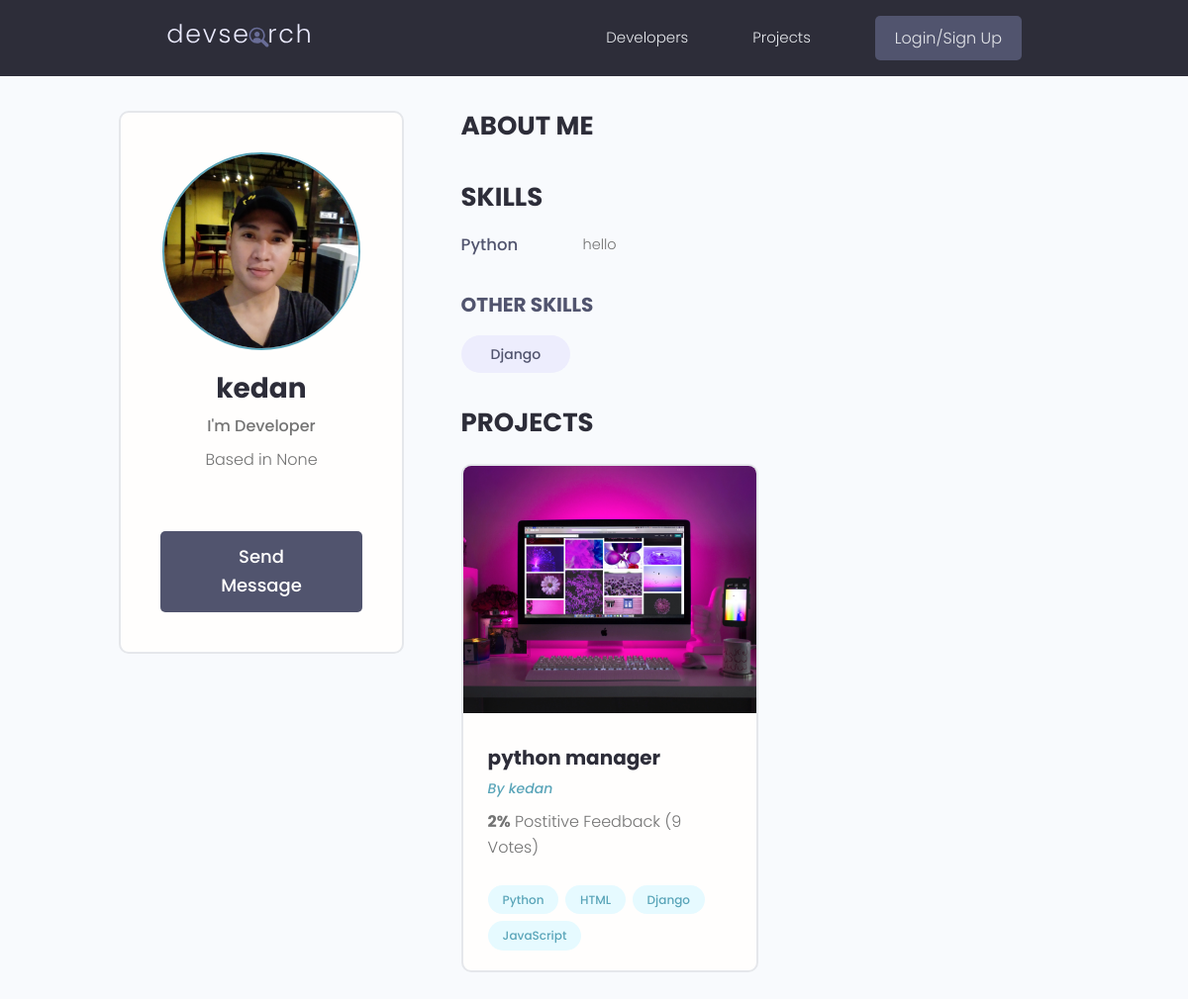
The app's page /profile/c54c9775b6b349a58374d7b17979ea77/ with its own data.
### users/models.py (models this page shows, shortened)
class Profile(models.Model):
    user = models.OneToOneField(
        User, on_delete=models.CASCADE, null=True, blank=True)
    name = models.CharField(max_length=200, blank=True, null=True)
    email = models.EmailField(max_length=500, blank=True, null=True)
    username = models.CharField(max_length=200, blank=True, null=True)
    location = models.CharField(max_length=200, blank=True, null=True)
    short_intro = models.CharField(max_length=200, blank=True, null=True)
    bio = models.TextField(blank=True, null=True)
    profile_image = models.ImageField(
        null=True, blank=True, upload_to='profiles/', default="profiles/user-default.png")
    social_github = models.CharField(max_length=200, blank=True, null=True)
    social_twitter = models.CharField(max_length=200, blank=True, null=True)
    social_linkedin = models.CharField(max_length=200, blank=True, null=True)
    social_youtube = models.CharField(max_length=200, blank=True, null=True)
    social_website = models.CharField(max_length=200, blank=True, null=True)
    created = models.DateTimeField(auto_now_add=True)
    id = models.UUIDField(default=uuid.uuid4, unique=True,
                          primary_key=True, editable=False)
    class Meta:
        ordering = ['created']
    @property
    def imageURL(self):
        try:
            url = self.profile_image.url
        except:
            url = ''
        return url

class Skill(models.Model):
    owner = models.ForeignKey(
        Profile, on_delete=models.CASCADE, null=True, blank=True)
    name = models.CharField(max_length=200, blank=True, null=True)
    description = models.TextField(null=True, blank=True)
    created = models.DateTimeField(auto_now_add=True)
    id = models.UUIDField(default=uuid.uuid4, unique=True,
                          primary_key=True, editable=False)
    def __str__(self):
        return str(self.name)

### projects/models.py (models this page shows, shortened)
class Project(models.Model):
    owner = models.ForeignKey(
        Profile, null=True, blank=True, on_delete=models.CASCADE)
    title = models.CharField(max_length=200)
    description = models.TextField(null=True, blank=True)
    featured_image = models.ImageField(
        null=True, blank=True, default="default.jpg")
    demo_link = models.CharField(max_length=2000, null=True, blank=True)
    source_link = models.CharField(max_length=2000, null=True, blank=True)
    tags = models.ManyToManyField('Tag', blank=True)
    vote_total = models.IntegerField(default=0, null=True, blank=True)
    vote_ratio = models.IntegerField(default=0, null=True, blank=True)
    created = models.DateTimeField(auto_now_add=True)
    id = models.UUIDField(default=uuid.uuid4, unique=True,
                          primary_key=True, editable=False)
    class Meta:
        ordering = ['-vote_ratio', '-vote_total', 'title']
    @property
    def imageURL(self):
        try:
            url = self.featured_image.url
        except:
            url = ''
        return url

class Tag(models.Model):
    name = models.CharField(max_length=200)
    created = models.DateTimeField(auto_now_add=True)
    id = models.UUIDField(default=uuid.uuid4, unique=True,
                          primary_key=True, editable=False)
    def __str__(self):
        return self.name

### users/views.py (the view)
# urls.py: path('profile/<str:pk>/', views.userProfile, name="user-profile"),
def userProfile(request, pk):
    profile = Profile.objects.get(id=pk)
    topSkills = profile.skill_set.exclude(description__exact="")
    otherSkills = profile.skill_set.filter(description="")
    context = {'profile': profile, 'topSkills': topSkills,
               "otherSkills": otherSkills}
    return render(request, 'users/user-profile.html', context)

### users/templates/users/user-profile.html (shortened to what this page needs)
{% extends 'main.html' %}
{% block content %}
<main class="profile my-md">
    <div class="container">
        <div class="layout">
            <div class="column column--1of3">
                <div class="card text-center">
                    <div class="card__body dev">
                        <img class="avatar avatar--xl" src="{{ profile.imageURL }}" />
                        <h2 class="dev__name">{{profile.name}}</h2>
                        <p class="dev__title">{{profile.short_intro}}</p>
                        <p class="dev__location">Based in {{profile.location}}</p>
                        {% if request.user.profile.id != profile.id %}
                        <a href="{% url 'create-message' profile.id %}" class="btn btn--sub btn--lg">Send Message </a>
                        {% endif %}
                    </div>
                </div>
            </div>
            <div class="column column--2of3">
                <div class="devInfo">
                    <h3 class="devInfo__title">About Me</h3>
                </div>
                <div class="devInfo">
                    <h3 class="devInfo__title">Skills</h3>
                    <div class="devInfo__skills">
                        {% for skill in topSkills %}
                        <div class="devSkill">
                            <h4 class="devSkill__title">{{skill.name}}</h4>
                            <p class="devSkill__info">{{skill.description}}</p>
                        </div>
                        {% endfor %}
                        <h3 class="devInfo__subtitle">Other Skills</h3>
                        <div class="devInfo__otherSkills">
                            {% for skill in otherSkills %}
                            <span class="tag tag--pill tag--sub tag--lg">
                                <small>{{skill}}</small>
                            </span>
                            {% endfor %}
                        </div>
                    </div>
                </div>
                <div class="devInfo">
                    <h3 class="devInfo__title">Projects</h3>
                    <div class="grid grid--two">
                        {% for project in profile.project_set.all %}
                        <div class="column">
                            <div class="card project">
                                <a href="{% url 'project' project.id %}" class="project">
                                    <img class="project__thumbnail" src="{{project.imageURL}}"
                                        alt="project thumbnail" />
                                    <div class="card__body">
                                        <h3 class="project__title">{{project.title}}</h3>
                                        <p><a class="project__author"
                                                href="{% url 'user-profile' project.owner.id %}">By
                                                {{project.owner.name}}</a>
                                        </p>
                                        <p class="project--rating">
                                            <span style="font-weight: bold;">{{project.vote_ratio}}%</span> Postitive
                                            Feedback ({{project.vote_total}} Vote{{project.vote_total|pluralize:"s"}})
                                        </p>
                                        <div class="project__tags">
                                            {% for tag in project.tags.all %}
                                            <span class="tag tag--pill tag--main">
                                                <small>{{tag}}</small>
                                            </span>
                                            {% endfor %}
                                        </div>
                                    </div>
                                </a>
                            </div>
                        </div>
                        {% endfor %}
                    </div>
                </div>
            </div>
        </div>
    </div>
</main>
{% endblock content %}

### templates/main.html (shortened to what this page needs)
<!DOCTYPE html>
{% load static %}
<html>
<head>
    <link rel="stylesheet" href="https://cdn.iconmonstr.com/1.3.0/css/iconmonstr-iconic-font.min.css" />
    <link rel="stylesheet" href="{% static 'uikit/styles/uikit.css' %}" />
    <link rel="stylesheet" href="{% static 'styles/app.css' %}" />
</head>
<body>
    {% include 'navbar.html' %}
    {% block content %}
    {% endblock content %}
</body>
</html>

### templates/navbar.html (shortened to what this page needs)
{% load static %}
<header class="header">
    <div class="container container--narrow">
        <a href="{% url 'profiles' %}" class="header__logo">
            <img src="{% static 'images/logo.svg' %} " alt="DevSearch Logo" />
        </a>
        <nav class="header__nav">
            <ul class="header__menu">
                <li class="header__menuItem"><a href="{% url 'profiles' %}">Developers</a></li>
                <li class="header__menuItem"><a href="{% url 'projects' %}">Projects</a></li>
                {% if request.user.is_authenticated %}
                <li class="header__menuItem"><a href="{% url 'inbox' %}">Inbox</a></li>
                <li class="header__menuItem"><a href="{% url 'account' %}">Account</a></li>
                <li class="header__menuItem"><a href="{% url 'logout' %}" class="btn btn--sub">Logout</a></li>
                {% else %}
                <li class="header__menuItem"><a href="{% url 'login' %}" class="btn btn--sub">Login/Sign Up</a></li>
                {% endif %}
            </ul>
        </nav>
    </div>
</header>

### static/styles/app.css (style rules this page uses)
:root { --color-sub: #2d2d39; }
.btn--sub { background-color: var(--color-sub-light); }
.card { border: 2px solid var(--color-light); }
img { width: 100%; }
.header { position: sticky; z-index: 111; background-color: var(--color-sub); padding: 1.5rem 0; }
.header > .container { display: flex; justify-content: space-between; align-items: center; }
.header__logo > img { height: 3.8rem; }
.header__nav > ul { display: inline-flex; align-items: center; list-style: none; gap: 6.5rem; }
.header__menuItem > a { color: var(--color-light); font-weight: 300; }
.profile .card > .dev { padding: 4rem; }
.dev__name { color: var(--color-sub); font-size: 2.8rem; font-weight: 700; margin-top: 1rem; margin-bottom: 0.5rem; }
.dev__title { font-size: 1.6rem; font-weight: 500; line-height: 1.3; }
.dev__location { margin-top: 1rem; }
.devInfo { margin-bottom: 3rem; }
.devInfo__title, .devInfo__subtitle { font-size: 2.6rem; color: var(--color-sub); text-transform: uppercase; font-weight: 700; margin-bottom: 1.5rem; }
.devInfo__subtitle { font-size: 2rem; color: var(--color-sub-light); }
.devInfo__about, .devSkill__info { font-size: 1.45rem; line-height: 1.7; text-align: justify; }
.devSkill { margin-bottom: 3rem; }
.devSkill__title { font-size: 1.65rem; font-weight: 500; color: var(--color-sub-light); }
@media screen and (min-width: 700px) { .devSkill { display: flex; justify-content: space-between; gap: 3rem; } }
@media screen and (min-width: 700px) { .devSkill__info { flex-basis: 80%; } }
.project__author { font-size: 1.4rem; font-style: italic; }
.project--rating { margin-bottom: 1.6em; margin-top: .5em; }
.project__thumbnail { height: 25rem; object-fit: cover; object-position: top center; }
.project__title { font-size: 2rem; font-weight: 700; color: var(--color-sub); }

### static/uikit/styles/modules/_variables.css (style rules this page uses)
:root { --color-main: #5aa5b9; --color-main-light: #e6faff; --color-sub: #3f4156; --color-sub-light: #51546e; --color-sub-lighter: #ededfd; --color-text: #737373; --color-gray: #8b8b8b; --color-light: #e5e7eb; --color-light-gray: #767676; --color-bg: #f8fafd; --color-white: #fffefd; --color-white-light: #f3f3f3; --color-success: #359e64; --color-success-bg: #def8e8; --color-error: #fc4b0b; --color-error-bg: #fff2ee; --font-base: 'Poppins', arial, helvetica, 'Segoe UI', roboto, ubuntu, sans-serif; --font-monospace: 'Fira Code', 'Courier New', courier, monospace; --font-regular: 300; --font-medium: 500; --font-bold: 700; --generic-shadow: 1px 1px 5px #00000010; --generic-transition: all 0.3s ease-in-out; }

### static/uikit/styles/modules/_base.css (style rules this page uses)
* { margin: 0; padding: 0; box-sizing: border-box; text-rendering: optimizeLegibility; color: inherit; font-size: inherit; }
html { font-size: 50%; }
@media only screen and (min-width: 480px) { html { font-size: 56.25%; } }
@media only screen and (min-width: 1200px) { html { font-size: 62.5%; } }
body { line-height: 1.6; font-weight: 400; font-size: 1.5rem; color: var(--color-text); background-color: var(--color-bg); min-height: 100vh; }

### static/uikit/styles/modules/_typography.css (style rules this page uses)
* { font-family: var(--font-base); }
h2 { font-size: 3.6rem; font-weight: var(--font-bold); }
h3 { font-size: 3.2rem; font-weight: var(--font-medium); }
h4 { font-size: 2.8rem; font-weight: var(--font-medium); }
p, span, strong { font-size: 1.6rem; color: var(--color-text); font-weight: var(--font-regular); }
a { padding-bottom: 2px; text-decoration: none; display: inline-block; color: var(--color-main); font-weight: var(--font-medium); }

### static/uikit/styles/modules/_utilities.css (style rules this page uses)
.container { width: 92%; max-width: 165rem; margin: 0 auto; box-sizing: border-box; }
.container--narrow { width: 92%; max-width: 120rem; }
@media screen and (min-width: 1000px) { .container { width: 90%; } }
@media screen and (min-width: 1000px) { .container--narrow { width: 85%; } }
@media screen and (min-width: 1200px) { .container { width: 80%; } }
@media screen and (min-width: 1200px) { .container--narrow { width: 72%; } }
.text-center { text-align: center; }
.my-md { margin: 3rem auto; }

### static/uikit/styles/modules/_avatar.css (style rules this page uses)
.avatar { border-radius: 50%; border: 2px solid var(--color-main); object-fit: cover; }
.avatar--xl { height: 20rem; width: 20rem; }

### static/uikit/styles/modules/_card.css (style rules this page uses)
.card { border-radius: 1rem; background-color: var(--color-white); border: 1.5px solid var(--color-light); width: auto; height: auto; margin-top: 0.5rem; margin-bottom: 0.5rem; overflow: hidden; }
.card__body, .card__header { padding: 2rem 2.5rem; }

### static/uikit/styles/modules/_layout.css (style rules this page uses)
.layout { display: flex; flex-flow: row wrap; justify-content: space-between; }
.layout > .column { margin-bottom: 3rem; }
.layout > .column.column--1of3 { flex-basis: 30%; }
.layout > .column.column--2of3 { flex-basis: 64%; }

### records on screen
Profile: imageURL (picture), name "kedan", short_intro "I'm Developer", location "None"
Skill: name "Python", description "hello"
Skill: name "Django"
Project: imageURL (picture), title "python manager", owner.name "kedan", vote_ratio "2", vote_total "9"
Tag: name "Python"
Tag: name "HTML"
Tag: name "Django"
Tag: name "JavaScript"
